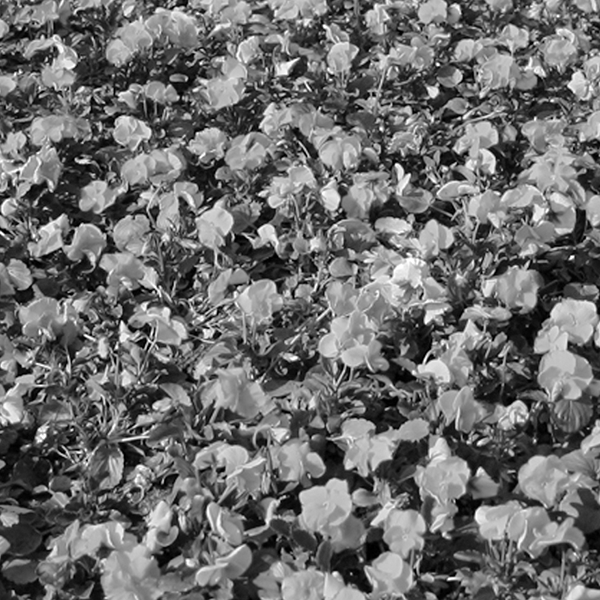
#> input picture image_processing/Practice_5/images/test1_5.tif, 600 x 600 px
$ jupyter execute frequency_filters.ipynb
#> lines starting #> are read from the running program, lines starting #| are printed output that depends on the picture
[cell 1]
from scipy.fft import fft, fftfreq
import cv2
import numpy as np
from matplotlib import pyplot as plt
import math

[cell 2]
def spectr(image):
    imageSpect = np.fft.fft2(image)
    return imageSpect

[cell 3]
def centr(image):
    imageSpect = np.fft.fft2(image)
    fshift = np.fft.fftshift(imageSpect)
    return fshift

[cell 4]
def decentr(image):
    imageSpect = np.fft.fft2(image)
    fshift = np.fft.fftshift(imageSpect)
    ifshift= np.fft.ifftshift(fshift)
    return ifshift

[cell 5]
def process(image):
    imageSpect = np.fft.fft2(image)
    fshift = np.fft.fftshift(imageSpect)
    ifshift= np.fft.ifftshift(fshift)
    iff = np.fft.ifft2(ifshift)
    proc = (np.abs(iff))
    return proc

[cell 6]
fig = plt.figure()

fig, ([ax1, ax2],[ax3, ax4] ) = plt.subplots(
    nrows=2, ncols=2,
    figsize=(18, 14)
)

ax1.set_title('Исходное №1')
ax2.set_title('Спектр №1')
ax3.set_title('Исходное №2')
ax4.set_title('Спектр №2')

image_1 = cv2.imread("./images/test1_5.tif") #Открываем изображение.
#> image_1 is the input picture: shape (600, 600, 3); min 0, max 255, mean 109.6
img_1 = cv2.cvtColor(image_1,cv2.COLOR_BGR2GRAY)
image_2 = cv2.imread("./images/test2_5.tif") #Открываем изображение.
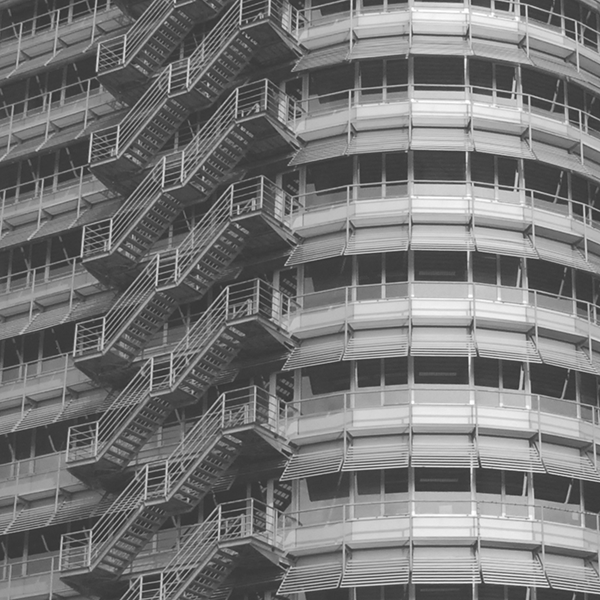
#> input picture image_processing/Practice_5/images/test2_5.tif, 600 x 600 px
#> image_2 is the input picture: shape (600, 600, 3); min 39, max 255, mean 119.1
img_2 = cv2.cvtColor(image_2,cv2.COLOR_BGR2GRAY)
image_1_spec = centr(img_1)
image_2_spec = centr(img_2)
ax1.imshow(image_1, cmap='gray')
ax2.imshow(np.log(1+np.abs(image_1_spec)),cmap='gray')
ax3.imshow(image_2,cmap='gray')
ax4.imshow(np.log(1+np.abs(image_2_spec)),cmap='gray')

plt.show()
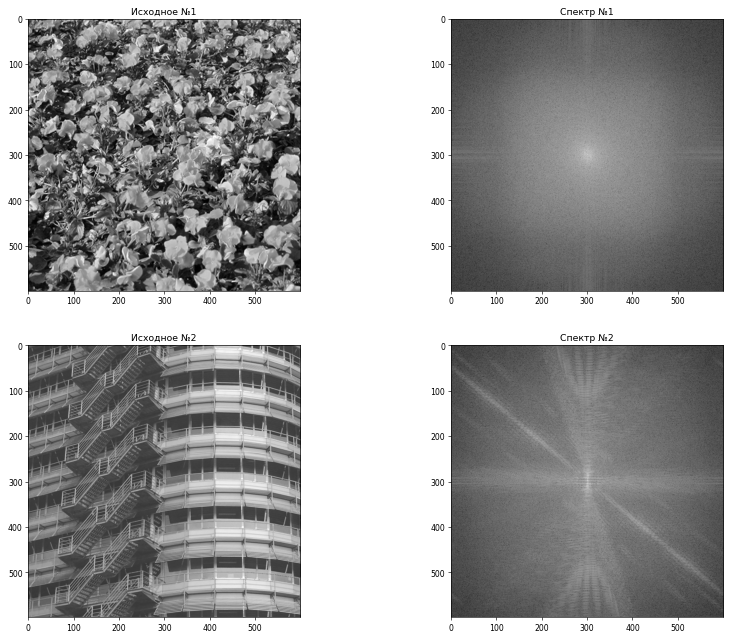
#> figure drawn by matplotlib, 4 panels

[cell 7]
fig = plt.figure()

fig, ([ax1, ax2, ax3, ax4, ax5],[ax6, ax7, ax8, ax9, ax10] ) = plt.subplots(
    nrows=2, ncols=5,
    figsize=(18, 8)
)

ax1.set_title('Исходное №1')
ax2.set_title('Спектр №1')
ax3.set_title('Центрированный спектр №1')
ax4.set_title('Децентрализованный спектр №1')
ax5.set_title('Обратное изображение №1')
ax6.set_title('Исходное №2')
ax7.set_title('Спектр №2')
ax8.set_title('Центрированный спектр №2')
ax9.set_title('Децентрализованный спектр №2')
ax10.set_title('Обратное изображение №2')

image_1_spec = spectr(img_1)
image_1_centr = centr(img_1)
image_1_decentr = decentr(img_1)
image_1_proc = process(img_1)

image_2_spec = spectr(img_2)
image_2_centr = centr(img_2)
image_2_decentr = decentr(img_2)
image_2_proc = process(img_2)
#> in process (call 2), `proc = (np.abs(iff))`:
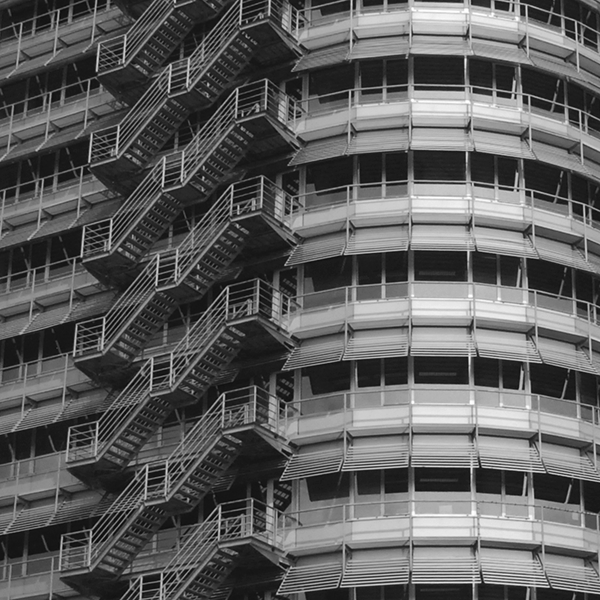
#> proc: shape (600, 600) float64; min 39, max 255, mean 119.1; drawn with min black and max white

ax1.imshow(image_1, cmap='gray')
ax2.imshow(np.log(1+np.abs(image_1_spec)),cmap='gray')
ax3.imshow(np.log(1+np.abs(image_1_centr)),cmap='gray')
ax4.imshow(np.log(1+np.abs(image_1_decentr)),cmap='gray')
ax5.imshow(image_1_proc,cmap='gray')

ax6.imshow(image_2, cmap='gray')
ax7.imshow(np.log(1+np.abs(image_2_spec)),cmap='gray')
ax8.imshow(np.log(1+np.abs(image_2_centr)),cmap='gray')
ax9.imshow(np.log(1+np.abs(image_2_decentr)),cmap='gray')
ax10.imshow(image_2_proc,cmap='gray')
plt.show()
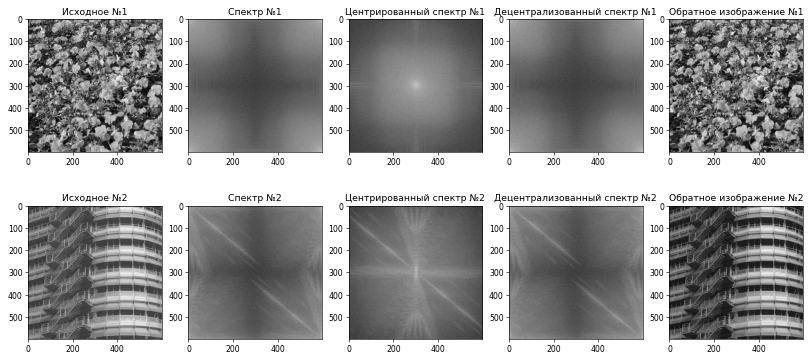
#> figure drawn by matplotlib, 10 panels

[cell 8]
def distance(point1,point2):
    return math.sqrt((point1[0]-point2[0])**2 + (point1[1]-point2[1])**2)

def lp_filter(D0,imgShape):
#> called with D0 = 15, imgShape = (600, 600)
    base = np.zeros(imgShape[:2])
    rows, cols = imgShape[:2]
    center = (rows/2,cols/2)
    for x in range(cols):
        for y in range(rows):
            if distance((y,x),center) < D0:
                base[y,x] = 1
    return base

def idealFilter(d, image):
    original = np.fft.fft2(image)
    center = np.fft.fftshift(original)
    LowPassCenter = center * lp_filter(d,image.shape)
    LowPass = np.fft.ifftshift(LowPassCenter)
    inverse_LowPass = np.fft.ifft2(LowPass)
    low = np.abs(inverse_LowPass)
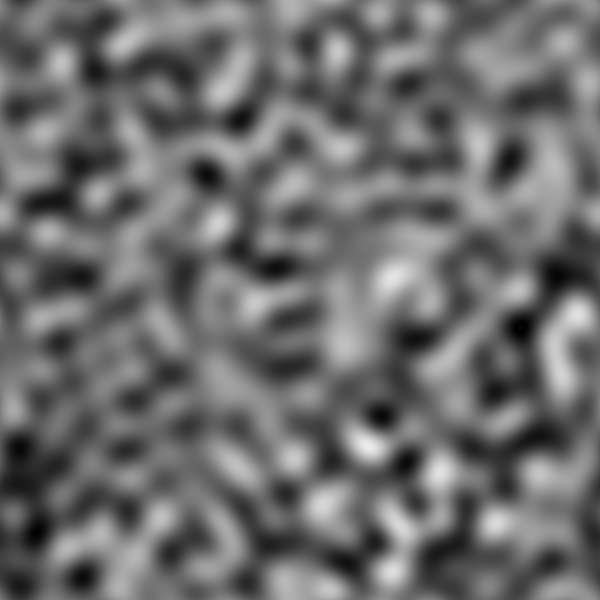
#> low: shape (600, 600) float64; min 0.049, max 236.4, mean 109.6
    return low

[cell 9]
fig = plt.figure()

fig, ([ax1, ax2, ax3],[ax4, ax5, ax6] ) = plt.subplots(
    nrows=2, ncols=3,
    figsize=(18, 8)
)

ax1.set_title('Частота 15')
ax2.set_title('Частота 30')
ax3.set_title('Частота 50')
ax4.set_title('Частота 15')
ax5.set_title('Частота 30')
ax6.set_title('Частота 50')

image_1_spec_15 = idealFilter(15, img_1)
image_1_spec_30 = idealFilter(30, img_1)
#> call 2 of idealFilter, with d = 30
#> in idealFilter (call 2), `low = np.abs(inverse_LowPass)`:
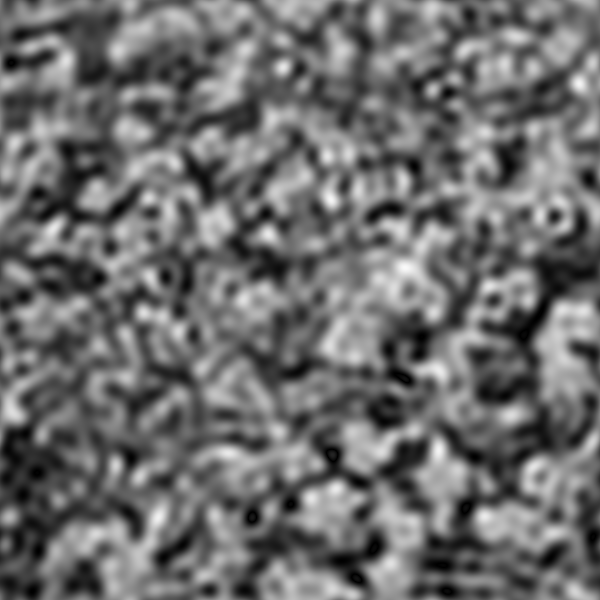
#> low: shape (600, 600) float64; min 0.0149, max 249.5, mean 109.6
image_1_spec_50 = idealFilter(50, img_1)
#> call 3 of idealFilter, with d = 50
#> in idealFilter (call 3), `low = np.abs(inverse_LowPass)`:
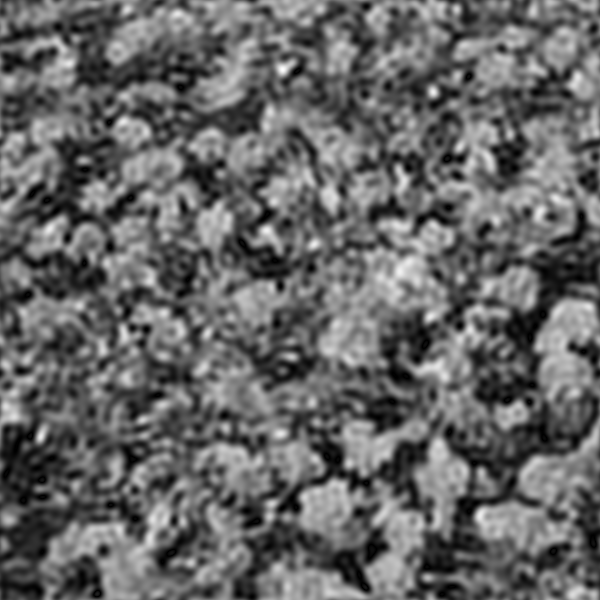
#> low: shape (600, 600) float64; min 0.00457, max 272.1, mean 109.6; drawn with min black and max white


image_2_spec_15 = idealFilter(15, img_2)
#> call 4 of idealFilter, with d = 15
#> in idealFilter (call 4), `low = np.abs(inverse_LowPass)`:
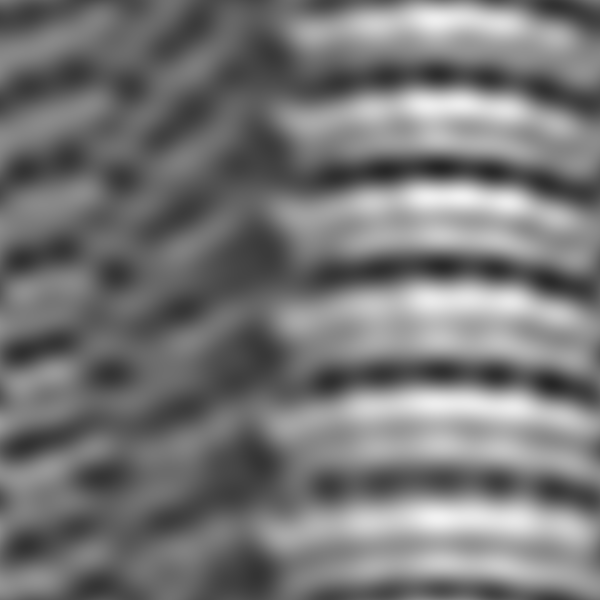
#> low: shape (600, 600) float64; min 38, max 242, mean 119.1
image_2_spec_30 = idealFilter(30, img_2)
